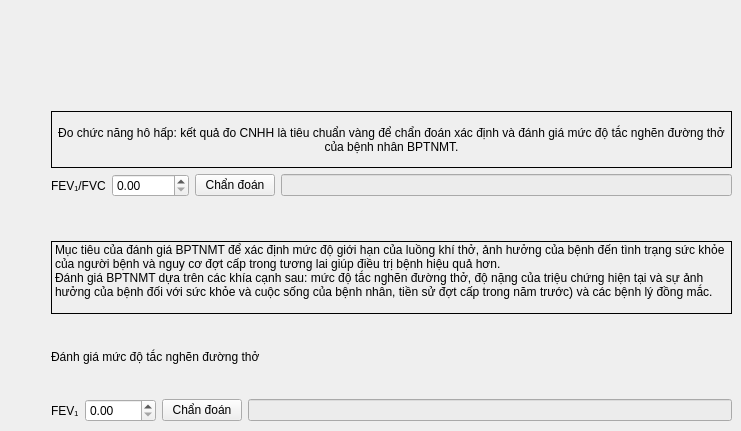
      <widget class="QWidget" name="iii_iv">
       <widget class="QWidget" name="layoutWidget">
        <property name="geometry">
         <rect>
          <x>51</x>
          <y>111</y>
          <width>681</width>
          <height>86</height>
         </rect>
        </property>
        <layout class="QGridLayout" name="iii_do_cnhh">
         <item row="0" column="0" colspan="4">
          <widget class="QLabel" name="iii_mo_ta_1">
           <property name="enabled">
            <bool>true</bool>
           </property>
           <property name="mouseTracking">
            <bool>true</bool>
           </property>
           <property name="tabletTracking">
            <bool>false</bool>
           </property>
           <property name="focusPolicy">
            <enum>Qt::NoFocus</enum>
           </property>
           <property name="contextMenuPolicy">
            <enum>Qt::DefaultContextMenu</enum>
           </property>
           <property name="frameShape">
            <enum>QFrame::Box</enum>
           </property>
           <property name="text">
            <string>Đo chức năng hô hấp: kết quả đo CNHH là tiêu chuẩn vàng để chẩn đoán xác định và đánh giá mức độ tắc nghẽn đường thở của bệnh nhân BPTNMT.</string>
           </property>
           <property name="textFormat">
            <enum>Qt::AutoText</enum>
           </property>
           <property name="scaledContents">
            <bool>false</bool>
           </property>
           <property name="alignment">
            <set>Qt::AlignCenter</set>
           </property>
           <property name="wordWrap">
            <bool>true</bool>
           </property>
          </widget>
         </item>
         <item row="1" column="0">
          <widget class="QLabel" name="iii_fev1_fvc_label">
           <property name="text">
            <string>FEV₁/FVC</string>
           </property>
          </widget>
         </item>
         <item row="1" column="1">
          <widget class="QDoubleSpinBox" name="iii_fev1_fvc">
           <property name="maximum">
            <double>10000.000000000000000</double>
           </property>
          </widget>
         </item>
         <item row="1" column="2">
          <widget class="QPushButton" name="iii_chan_doan_1_btn">
           <property name="text">
            <string>Chẩn đoán</string>
           </property>
          </widget>
         </item>
         <item row="1" column="3">
          <widget class="QLineEdit" name="iii_ket_qua_1">
           <property name="styleSheet">
            <string notr="true">background-color: rgb(236, 236, 236);</string>
           </property>
          </widget>
         </item>
        </layout>
       </widget>
       <widget class="QWidget" name="layoutWidget">
        <property name="geometry">
         <rect>
          <x>51</x>
          <y>241</y>
          <width>681</width>
          <height>181</height>
         </rect>
        </property>
        <layout class="QGridLayout" name="iii_danh_gia_bptnmt">
         <item row="0" column="0" colspan="4">
          <widget class="QLabel" name="iii_mo_ta_2">
           <property name="enabled">
            <bool>true</bool>
           </property>
           <property name="mouseTracking">
            <bool>true</bool>
           </property>
           <property name="tabletTracking">
            <bool>false</bool>
           </property>
           <property name="focusPolicy">
            <enum>Qt::NoFocus</enum>
           </property>
           <property name="contextMenuPolicy">
            <enum>Qt::DefaultContextMenu</enum>
           </property>
           <property name="frameShape">
            <enum>QFrame::Box</enum>
           </property>
           <property name="text">
            <string>Mục tiêu của đánh giá BPTNMT để xác định mức độ giới hạn của luồng khí thở, ảnh hưởng của bệnh đến tình trạng sức khỏe của người bệnh và nguy cơ đợt cấp trong tương lai giúp điều trị bệnh hiệu quả hơn.
Đánh giá BPTNMT dựa trên các khía cạnh sau: mức độ tắc nghẽn đường thở, độ nặng của triệu chứng hiện tại và sự ảnh hưởng của bệnh đối với sức khỏe và cuộc sống của bệnh nhân, tiền sử đợt cấp trong năm trước) và các bệnh lý đồng mắc.
</string>
           </property>
           <property name="textFormat">
            <enum>Qt::AutoText</enum>
           </property>
           <property name="scaledContents">
            <bool>false</bool>
           </property>
           <property name="alignment">
            <set>Qt::AlignLeading|Qt::AlignLeft|Qt::AlignVCenter</set>
           </property>
           <property name="wordWrap">
            <bool>true</bool>
           </property>
          </widget>
         </item>
         <item row="1" column="0" colspan="4">
          <widget class="QLabel" name="label_3">
           <property name="text">
            <string>Đánh giá mức độ tắc nghẽn đường thở</string>
           </property>
          </widget>
         </item>
         <item row="2" column="0">
          <widget class="QLabel" name="iii_fev1_label">
           <property name="text">
            <string>FEV₁</string>
           </property>
          </widget>
         </item>
         <item row="2" column="1">
          <widget class="QDoubleSpinBox" name="iii_fev1">
           <property name="maximum">
            <double>1000.000000000000000</double>
           </property>
          </widget>
         </item>
         <item row="2" column="2">
          <widget class="QPushButton" name="iii_chan_doan_2_btn">
           <property name="text">
            <string>Chẩn đoán</string>
           </property>
          </widget>
         </item>
         <item row="2" column="3">
          <widget class="QLineEdit" name="iii_ket_qua_2">
           <property name="styleSheet">
            <string notr="true">background-color: rgb(236, 236, 236);</string>
           </property>
          </widget>
         </item>
        </layout>
       </widget>
      </widget>
